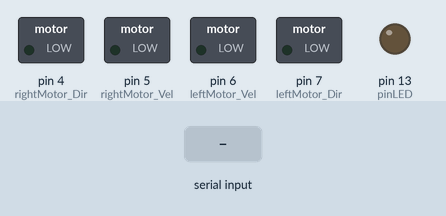
This sketch was run on a simulated Arduino Uno, built with avr-gcc and run on an emulated ATmega328P. On the bench: switched loads named in the sketch (green lamp = pin HIGH), output pins drawn as LEDs (lit = HIGH). The inputs (shaded band) are chosen by the test bench. What the sketch prints to the serial monitor is not drawn.

Above: at 1.2 s.
1.3 s: "1" received over Serial
At 2.0 s:
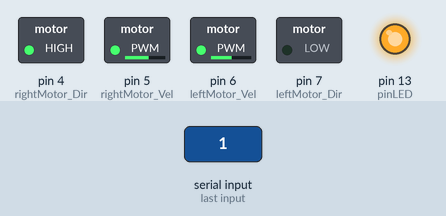
2.8 s: "2" received over Serial
At 3.2 s:
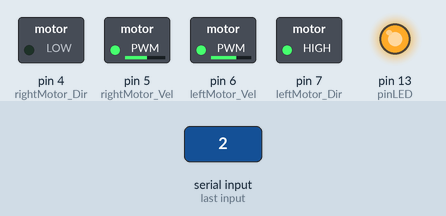
4.3 s: "3" received over Serial
At 5.5 s:
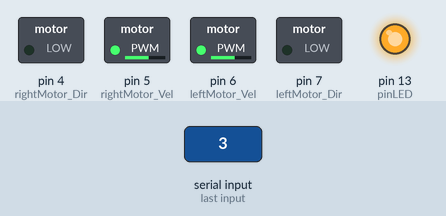
Timing chart, 0 to 7.3 s (numbered marks = the images above; inputs shaded):
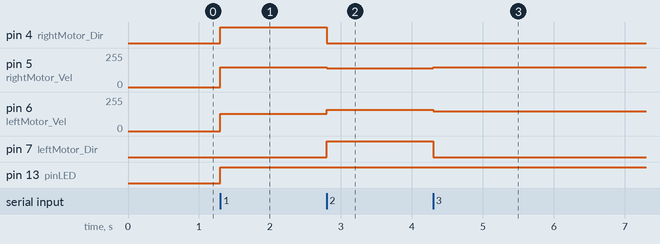

Measured:
- after the input at 1.3 s, pin 4 (rightMotor_Dir), pin 13 (pinLED): LOW → HIGH at once; pin 5 (rightMotor_Vel): 0/255 → 150/255 at once; pin 6 (leftMotor_Vel): 0/255 → 130/255 at once
- after the input at 2.8 s, pin 4 (rightMotor_Dir): HIGH → LOW at once; pin 5 (rightMotor_Vel): 150/255 → 140/255 at once; pin 6 (leftMotor_Vel): 130/255 → 160/255 at once; pin 7 (leftMotor_Dir): LOW → HIGH at once
- after the input at 4.3 s, pin 5 (rightMotor_Vel): 140/255 → 150/255 at once; pin 6 (leftMotor_Vel): 160/255 → 150/255 at once; pin 7 (leftMotor_Dir): HIGH → LOW at once

The sketch:

motor.ino
```cpp
#include <NewPing.h>

#define rightMotor_Dir 4  // arah putar (Motor 1 / kanan)
#define rightMotor_Vel 5  // kontrol kecepatan (Motor 1 / Kiri)
#define leftMotor_Vel 6
#define leftMotor_Dir 7
#define fullspeed 255
#define nospeed 0

int tengah;
int kiri;
int kanan;

int serialData;
int pinLED = 13;

void mundur(){
  digitalWrite(rightMotor_Dir,HIGH);
  analogWrite(rightMotor_Vel,200);
  digitalWrite(leftMotor_Dir,HIGH);
  analogWrite(leftMotor_Vel,200);
}
void maju(){
   digitalWrite(rightMotor_Dir,LOW);
   analogWrite(rightMotor_Vel,150);
   digitalWrite(leftMotor_Dir,LOW);
   analogWrite(leftMotor_Vel,150);
}
void berhenti(){
   digitalWrite(rightMotor_Dir,LOW);
   analogWrite(rightMotor_Vel,nospeed);
   digitalWrite(leftMotor_Dir,LOW);
   analogWrite(leftMotor_Vel,nospeed);
}
void belokkiri(){
   digitalWrite(leftMotor_Dir,HIGH);
   analogWrite(leftMotor_Vel,160);
   digitalWrite(rightMotor_Dir,LOW);
   analogWrite(rightMotor_Vel,140);
   //delay(200);
}
void belokkanan(){
   digitalWrite(rightMotor_Dir,HIGH);
   analogWrite(rightMotor_Vel,150);
   digitalWrite(leftMotor_Dir,LOW);
   analogWrite(leftMotor_Vel,130);
   //delay(200);
}

void setup(){
  pinMode (4,OUTPUT);
  pinMode (5,OUTPUT);
  pinMode (6,OUTPUT);
  pinMode (7,OUTPUT);
  pinMode (pinLED, OUTPUT);

  Serial.begin(9600);
}
void loop(){
  //READ DATA FROM SERIAL FROM PYTHON
  if(Serial.available() > 0){
    serialData = Serial.read();
    Serial.print(serialData);

    if(serialData == '1'){
      belokkanan();
      digitalWrite(pinLED, HIGH);
    }
    else if(serialData == '2'){
      belokkiri();
      digitalWrite(pinLED, HIGH);
    }
    else if (serialData == '3'){
      maju();
      digitalWrite(pinLED, HIGH);
    }
  }
}
```
